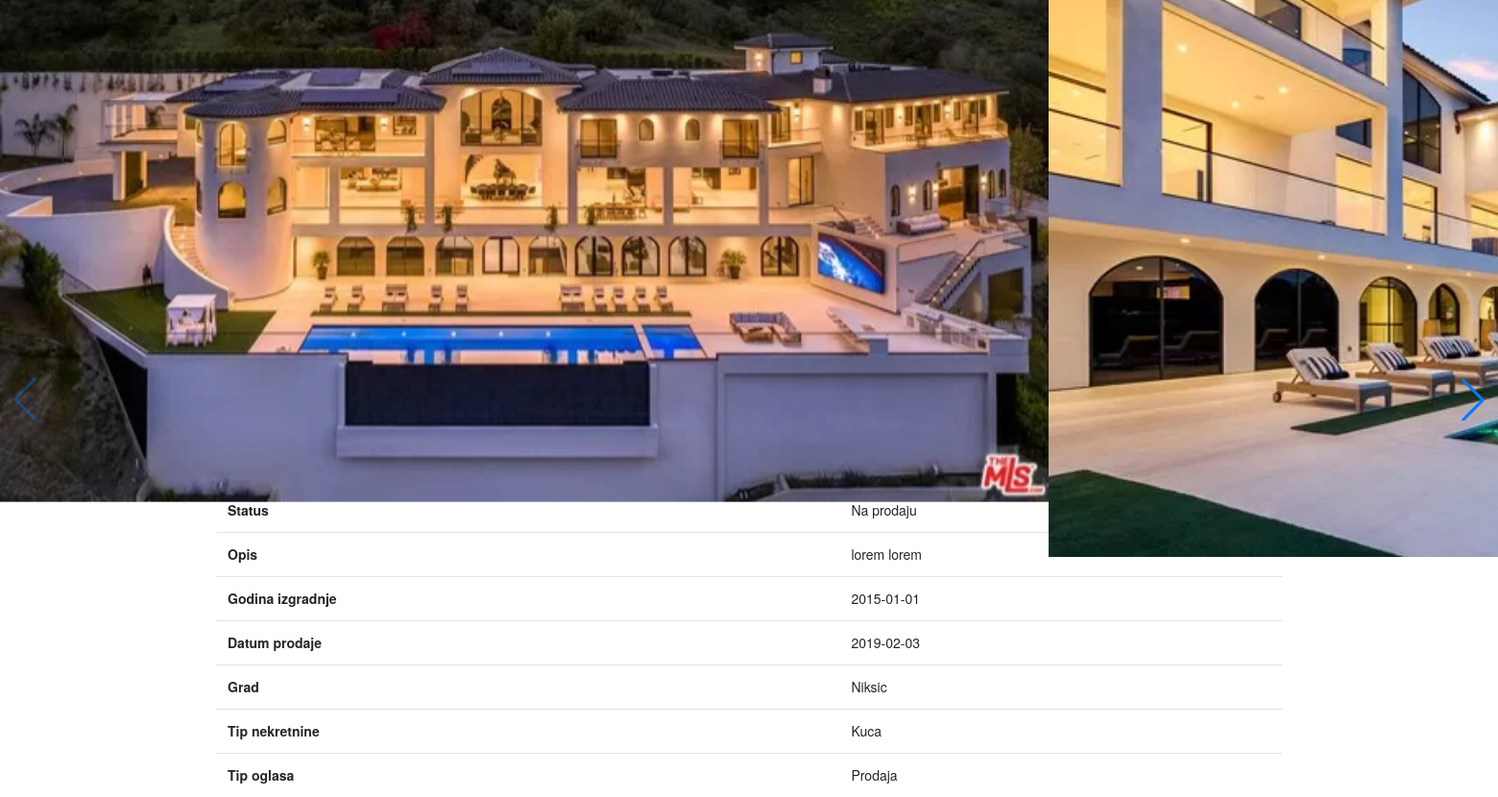
Screenshot of /single.php?id=53 with the database file from the repository.
### tables this page shows
CREATE TABLE `fotografije` (
  `id_fotografije` int(11) NOT NULL,
  `slika` varchar(255) DEFAULT NULL,
  `id_nekretnina` int(11) DEFAULT NULL
);

CREATE TABLE `nekretnina` (
  `id_nekretnina` int(11) NOT NULL,
  `naziv` varchar(255) NOT NULL,
  `cijena` float NOT NULL,
  `povrsina` float NOT NULL,
  `stats` tinyint(1) DEFAULT NULL,
  `opis` text DEFAULT NULL,
  `godina_izgradnje` date NOT NULL,
  `datum_prodaje` date DEFAULT NULL,
  `id_grad` int(11) NOT NULL,
  `id_tip_nekretnine` int(11) NOT NULL,
  `id_tip_oglasa` int(11) NOT NULL
);

CREATE TABLE `grad` (
  `id_grad` int(11) NOT NULL,
  `grad` varchar(255) NOT NULL
);

CREATE TABLE `tip_nekretnine` (
  `id_tip_nekretnine` int(11) NOT NULL,
  `tip_nekretnine` varchar(255) NOT NULL
);

CREATE TABLE `tip_oglasa` (
  `id_tip_oglasa` int(11) NOT NULL,
  `tip_oglasa` varchar(255) DEFAULT NULL
);

### functions.php (called while the page is built, shortened)
<?php
function getByID($pdo, $table, $wfield, $uslov, $value)
{
    $stmt = $pdo->prepare("SELECT $wfield FROM $table WHERE $uslov = $value ");
    $stmt->execute();
    while ($result = $stmt->fetch(PDO::FETCH_ASSOC)) {
        return $result["$wfield"];
    }
}
function getAllImages($pdo, $id)
{
    $stmt = $pdo->prepare("SELECT slika FROM fotografije WHERE id_nekretnina=$id");
    if (!$stmt->execute()) {
        echo $stmt->errorCode();
    } else {
        return $stmt->fetchAll(PDO::FETCH_ASSOC);
    }
}

### single.php (the view, shortened to what this page needs)
<?php
include 'db.php';
include 'functions.php';
$id = $_REQUEST['id'];
$stmt = $pdo->prepare("SELECT * FROM nekretnina WHERE id_nekretnina = $id");
$stmt->execute();
$result = $stmt->fetch(PDO::FETCH_ASSOC);
$status = $result['stats'] == 0 ? "Na prodaju" : "Prodato";
?>
<!DOCTYPE html>
<html lang="en">
<head>
    <link rel="stylesheet" href="https://stackpath.bootstrapcdn.com/bootstrap/4.5.2/css/bootstrap.min.css">
    <link rel="stylesheet" href="https://pro.fontawesome.com/releases/v5.10.0/css/all.css" />
    <link rel="stylesheet" href="https://unpkg.com/swiper/swiper-bundle.min.css">
    <link rel="stylesheet" href="css/style-slider.css">
</head>
<body>
    <div class="swiper-container">
        <div class="swiper-wrapper">
            <?php
            $images = getAllImages($pdo, $result['id_nekretnina']);
            foreach ($images as $key => $image) {
                echo "<div class='swiper-slide'><img class='d-block w-100' src='pages/" . $image['slika'] . "' alt='slika'></div>";
            }
            ?>
        </div>
        <div class="swiper-button-next"></div>
        <div class="swiper-button-prev"></div>
    </div>
    <div class='container'>
        <table class='table table-responsive-lg'>
            <tr>
                <th>Cijena</th>
                <td><?= $result['cijena'] . '€' ?></td>
            </tr>
            <tr>
                <th>Povrsina</th>
                <td><?= $result['povrsina'] . 'm²' ?></td>
            </tr>
            <tr>
                <th>Status</th>
                <td><?= $status ?></td>
            </tr>
            <tr>
                <th>Opis</th>
                <td><?= $result['opis'] ?></td>
            </tr>
            <tr>
                <th>Godina izgradnje</th>
                <td><?= $result['godina_izgradnje'] ?></td>
            </tr>
            <tr>
                <th>Datum prodaje</th>
                <td><?= $result['datum_prodaje'] ?></td>
            </tr>
            <tr>
                <th>Grad</th>
                <td><?= getByID($pdo, "grad", "grad", "id_grad", $result['id_grad']) ?></td>
            </tr>
            <tr>
                <th>Tip nekretnine</th>
                <td><?= getByID($pdo, "tip_nekretnine", "tip_nekretnine", "id_tip_nekretnine", $result['id_tip_nekretnine']) ?></td>
            </tr>
            <tr>
                <th>Tip oglasa</th>
                <td><?= getByID($pdo, "tip_oglasa", "tip_oglasa", "id_tip_oglasa", $result['id_tip_oglasa']) ?></td>
            </tr>
        </table>
    </div>
</body>
</html>

### css/style-slider.css (style rules this page uses)
html, body { margin-top: 1%; position: relative; height: 100%; }
body { font-family: Helvetica Neue, Helvetica, Arial, sans-serif; font-size: 14px; color: #000; margin: 0; padding: 0; }
.swiper-container { width: 70%; height: 50%; }
.swiper-slide { text-align: center; font-size: 18px; background: #fff; display: -webkit-box; display: -ms-flexbox; display: -webkit-flex; display: flex; -webkit-box-pack: center; -ms-flex-pack: center; -webkit-justify-content: center; justify-content: center; -webkit-box-align: center; -ms-flex-align: center; -webkit-align-items: center; align-items: center; }

### rows the page displays
fotografije: slika (picture)
fotografije: slika (picture)
nekretnina: stats "Na prodaju", opis "lorem lorem", godina_izgradnje "2015-01-01", datum_prodaje "2019-02-03", id_grad.grad "Niksic", id_tip_nekretnine.tip_nekretnine "Kuca", id_tip_oglasa.tip_oglasa "Prodaja"
